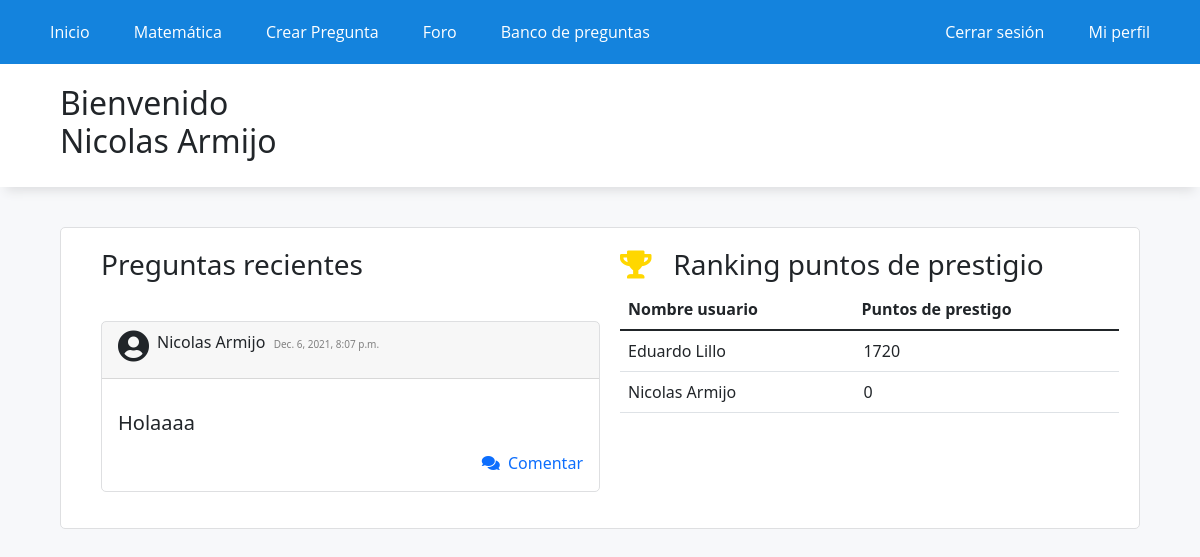
Page /home/ (signed in) on the committed database.
### WebApp/models.py (models this page shows, shortened)
class PostForo(models.Model):
    usuario = models.ForeignKey(settings.AUTH_USER_MODEL, on_delete=models.CASCADE)
    sigla = models.CharField(max_length=7, choices=siglas)
    texto = models.TextField()
    slug = models.SlugField(unique=True, blank=True)
    tiempo = models.DateTimeField(auto_now_add=True)
    class Meta:
        ordering = ['-tiempo']

### WebApp/views.py (the view)
# urls.py: path('home/',home,name='home'),
def home(request):
    puntos_usuarios = profile.objects.order_by('-punctuation')
    if len(puntos_usuarios) > 10:
        puntos_usuarios = puntos_usuarios[:10]
    name = ''
    if request.user.is_authenticated:
        nombre_usuario = request.user.first_name
        appelido_usuario = request.user.last_name
        name = nombre_usuario + " " + appelido_usuario
    top = []
    for usuario in puntos_usuarios:
        id_usuario = usuario.name_id
        puntuacion = usuario.punctuation
        nombre = User.objects.get(id=id_usuario).first_name
        apellido = User.objects.get(id=id_usuario).last_name
        nombre_completo = nombre + ' ' + apellido
        top.append((nombre_completo,puntuacion))
    post = PostForo.objects.all()[:2]
    data = {
        'name': name,
        'top': top,
        'post': post,
    }
    return render(request,'app/index.html',data)

### WebApp/templates/app/index.html (shortened to what this page needs)
{% extends 'app/base.html' %}
{% load static %}
{% block contenido %}
<div class="titulo">
    <h2>Bienvenido <p id="mostrarNombre">{{name}}</p>
    </h2>
</div>
<div class="elContenedor">
<div class="flex-index">
    <div style="margin-left: 30px;">
            <h3>Preguntas recientes</h3>
            {% for p in post %}
            <div class="preguntas mb-3" style="max-width: 500px;">
                <div class="card-header"><i style="float: left; "class="svg-inline--fa fas fa-user-circle fa-2x">&nbsp;</i> <p style="display: inline-block; ">{{p.usuario.first_name}}{{" "}}{{p.usuario.last_name}}</p> &nbsp;<h7 style="color: gray; font-size: 10px;">{{p.tiempo}}</h7></div>
                <div class="card-body">
                    <p class="card-text">
                            <h5 href=>{{p.texto}}</h5>
                        </p>
                    <a style="text-decoration: none; " href="/post_id/{{p.id}}/">
                        <div class="comentar" style="text-align: right;"><i class="fas fa-comments "></i>&nbsp;&nbsp;Comentar</div>
                    </a>
                </div>
            </div>
            {% endfor %}
        </div>
        <div>
            <h3> <i class="fas fa-trophy" style="color: gold;"></i> &nbsp; Ranking puntos de prestigio</h3>
            <table class="table">
                <thead>
                    <tr>
                        <th scope="col">Nombre usuario </th>
                        <th scope="col">Puntos de prestigo</th>
                    </tr>
                </thead>
                {% for u in top %}
                <thbody>
                    <tr>
                        <td> {{u.0}}</td>
                        <td style="padding-left: 10px;"> {{u.1}}</td>
                    </tr>
                </thbody>
                {% endfor %}
            </table>
        </div>
    </div>
</div>
{% endblock %}

### WebApp/static/app/css/styles.css (style rules this page uses)
* { margin: 0; padding: 0; -webkit-box-sizing: border-box; -moz-box-sizing: border-box; box-sizing: border-box; }
body { background: rgb(247,248,250); }
.titulo { box-shadow: 0px 10px 10px -6px rgb(222,223,225); background-color: white; padding-top: 20px; padding-bottom: 10px; padding-left: 5%; margin-bottom: 40px; width: 100%; }
.elContenedor { width: 90%; padding-top: 0px; margin:auto; }
.preguntas { background-color: rgb(255,255,255); border-radius: 5px ; margin-bottom: 40px; margin-top: 40px; border: 1px solid rgb(222,223,225); }
.flex-index { display: flex; background-color: rgb(255,255,255); padding: 10px; border-radius: 5px ; margin-bottom: 40px; border: 1px solid rgb(222,223,225); }
.flex-index >div { width: 50%; margin: 10px; text-align: left; }

### rows in the picture
PostForo: usuario.first_name "Nicolas", usuario.last_name "Armijo", tiempo "Dec. 6, 2021, 8:07 p.m.", texto "Holaaaa"

### other values in the picture
{{ name }} "Nicolas Armijo"
{{ u.0 }} "Eduardo Lillo" "Nicolas Armijo"
{{ u.1 }} "1720" "0"
